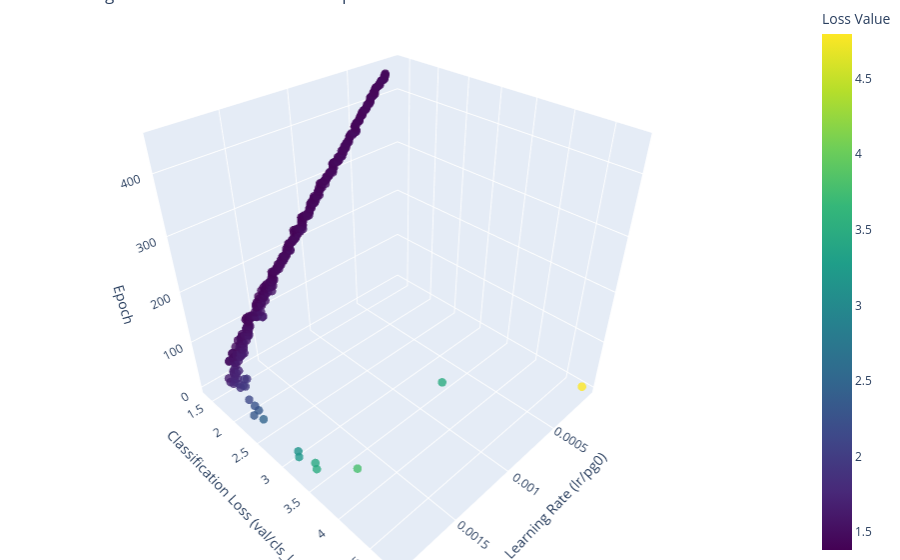

The code cell stored with this chart in its notebook:
### Code cell
graph_LrLoss_3D(df)

### Figure 1 — Plotly figure (JSON) as saved in the notebook; plotly's stock layout.template omitted (floating-point values rounded to 4 significant figures; data arrays with more than 128 entries replaced by an {"elided": "..."} marker saying what was removed)
{"data": [{"marker": {"color": {"elided": "445 float values"}, "colorbar": {"title": {"text": "Loss Value"}}, "colorscale": [[0, "#440154"], [0.1111, "#482878"], [0.2222, "#3e4989"], [0.3333, "#31688e"], [0.4444, "#26828e"], [0.5556, "#1f9e89"], [0.6667, "#35b779"], [0.7778, "#6ece58"], [0.8889, "#b5de2b"], [1, "#fde725"]], "opacity": 0.8, "size": 5}, "mode": "markers", "type": "scatter3d", "x": {"elided": "445 float values"}, "y": {"elided": "445 float values"}, "z": {"elided": "445 int values"}}], "layout": {"margin": {"b": 0, "l": 0, "r": 0, "t": 0}, "scene": {"xaxis": {"title": {"text": "Learning Rate (lr/pg0)"}}, "yaxis": {"title": {"text": "Classification Loss (val/cls_loss)"}}, "zaxis": {"title": {"text": "Epoch"}}}, "title": {"text": "Learning Rate vs. Validation Loss vs. Epoch"}}}
